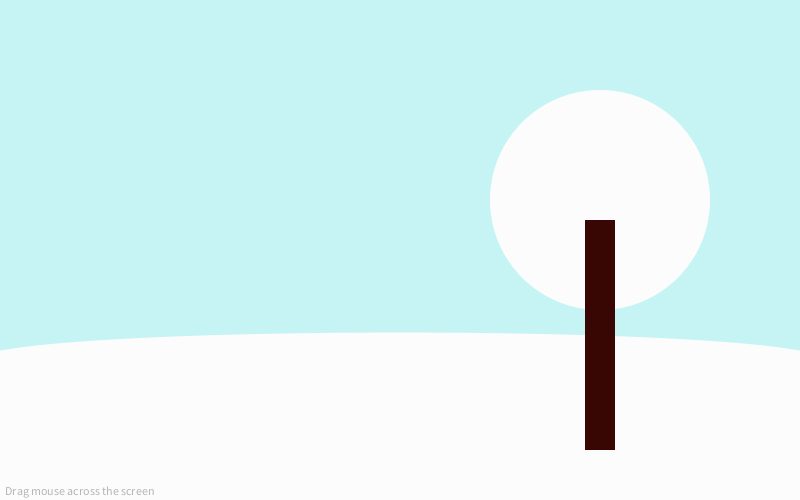
Frame 1 (no input)
Frame 60 (the mouse pressed at the canvas centre just before this capture): identical to frame 1, image omitted
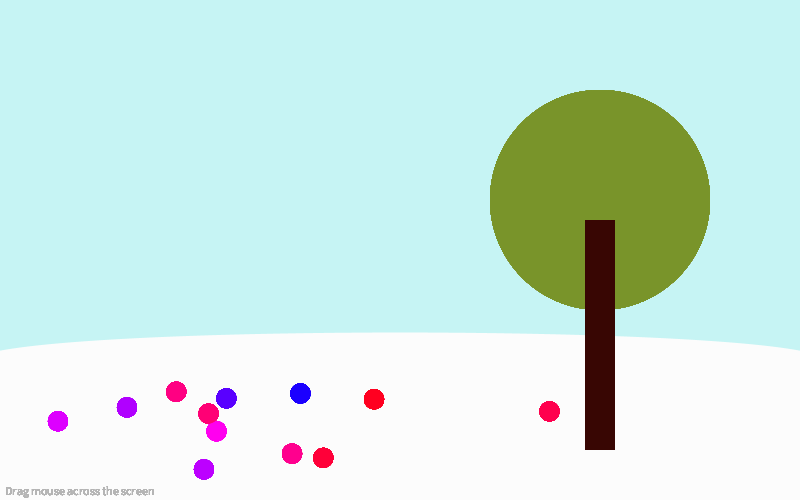
Frame 120 (the mouse held since frame 60 and released just before this capture)

The Processing sketch that drew these frames (run headless with seeded random() and noise(); from frame 60 on, the mouse is pressed at the canvas centre):

// Processing sketch: processing_90849
// ── processing_90849.pde

class Flower {
  float x; 
  float y; 
  float p;
  int d;
  
 Flower(){
    d = 20;
    x = random(50, 575);
    y = random(390, 480);
    p = random(236, 359);
 }

     void display(){
      noStroke();
      fill(p, 100, 100);
      ellipse(x, y, d, d);
      }
    }

float a = 255;
float b = random(50, 575);
float c = random(415, 480);
float i;
Flower flower1;
Flower flower2;
Flower flower3;
Flower flower4;
Flower flower5;
Flower flower6;
Flower flower7;
Flower flower8;
Flower flower9;
Flower flower10;
Flower flower11;
Flower flower12;
Flower flower13;
Flower flower14;
Flower flower15;
 
void setup() {
size(800, 500);
colorMode(HSB, 360, 100, 100);
noStroke();
rectMode(CORNERS);
flower1 = new Flower();
flower2 = new Flower();
flower3 = new Flower();
flower4 = new Flower();
flower5 = new Flower();
flower6 = new Flower();
flower7 = new Flower();
flower8 = new Flower();
flower9 = new Flower();
flower10 = new Flower();
flower11 = new Flower();
flower12 = new Flower();
flower13 = new Flower();
flower14 = new Flower();
flower15 = new Flower();
}
 
void draw(){
//sky and grass
if(mouseX < 400){
  a = (mouseX*100/width);
  background(181, 19+a*2, 96);
  fill(107, a*=3, 99-a*.25);
  curveTightness(2.7);
  curve(0, 175, 0, 375, width, 375, width, 175);
  rect(0, 375, width, height);
}
if(mouseX > 400){
  a = (mouseX*75/width);
  background(181, 198-a*2.4, 96);
  fill(107, 170-a*2.3, a*=1.5);
  curveTightness(2.7);
  curve(0, 175, 0, 375, width, 375, width, 175);
  rect(0, 375, width, height);
}
 
//leaves
if(mouseX < 300){
  fill(107, a*=2, 99-(a*.25));
  ellipse(600, 200, 220, 220);
}
if(mouseX > 300){
  a = ((mouseX-300)*175/width);
  fill(107-a*1.5, 99-a*1.3, 30+a*1.35);
  ellipse(600, 200, 220, 220);
}

//flowers
  if((mouseX > 275) && (mouseX < 520)){
  flower1.display();
  flower2.display();
  flower3.display();
}
  if((mouseX > 200) && (mouseX < 540)){
  flower4.display();
  flower5.display();
}
  if((mouseX > 320) && (mouseX < 400)){
  flower6.display();
  flower7.display();
  flower8.display();
}
  if((mouseX > 300) && (mouseX < 555)){
  flower9.display();
  flower10.display();
  flower11.display();
}
  if((mouseX > 180) && (mouseX < 530)){
  flower12.display();
  flower13.display();
  flower14.display();
  flower15.display();
}

fill(3, 94, 22);
rect(585,220,615, 450);
 
 fill(255);
 text ("Drag mouse across the screen", 5, 495);
}
